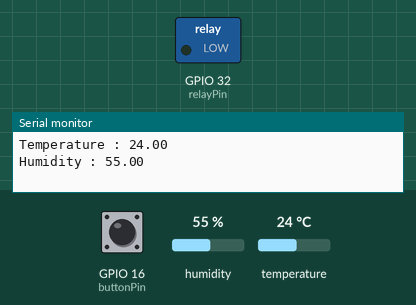
This sketch was run on a simulated ESP32. Parts: switched loads named in the sketch (green lamp = pin HIGH), the last lines printed to the serial monitor. The test bench sets the inputs (shaded band); at power-on: GPIO 16 (buttonPin) HIGH, humidity 55 %, temperature 24 °C.

Above: at 0.1 s.
At 2.8 s:
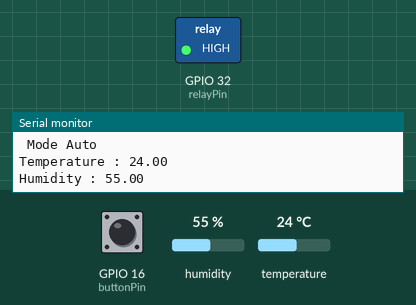
2.9 s: GPIO 16 (buttonPin) pulled LOW for 1.3 s
Timing chart, 0 to 5.9 s (numbered marks = the images above; inputs shaded):
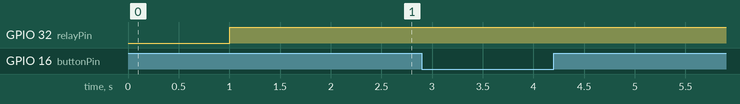

The sketch:

Auto-manual_1.ino
```cpp
#include <DHT.h>

#define DHTPIN 15 // Digital pin where the DHT sensor is connected
#define DHTTYPE DHT22 // Type of the DHT sensor

DHT dht(DHTPIN, DHTTYPE);
int relayPin = 32; // Digital pin connected to the relay
int buttonPin = 16; // Digital pin connected to the push-button switch
int mode = 1; // 1 for auto mode, 0 for manual mode

void setup() {
  Serial.begin(115200);
  dht.begin();
  pinMode(relayPin, OUTPUT);
  pinMode(buttonPin, INPUT_PULLUP); // Enable internal pull-up resistor for the button
}

void loop() {
  float temperature = dht.readTemperature();
  float humidity = dht.readHumidity();

  if (isnan(temperature) || isnan(humidity)){
  Serial.println("Read from DHT Sensor Failed ");
  return;
  }
  Serial.print("\n");
  Serial.print("Temperature : ");
  Serial.println(temperature);

  Serial.print("Humidity : ");
  Serial.println(humidity);
  delay(1000);

  // Check if the button is pressed to toggle between auto and manual modes
  if (digitalRead(buttonPin) == LOW) {
    mode = 1 - mode; // Toggle between 0 and 1
    delay(500); // Debounce delay
  }

  if (mode == 1) { // Auto mode
    if (temperature > 27 && humidity > 80) {
      digitalWrite(relayPin, LOW); // Turn off the pump
      Serial.print(" Run Auto ");
    } else {
      digitalWrite(relayPin, HIGH); // Turn on the pump
      Serial.print(" Mode Auto ");
    }
  } else { // Manual mode
    // Add manual control logic here if needed
    Serial.print(" Mode Manual");
  }
}
```
